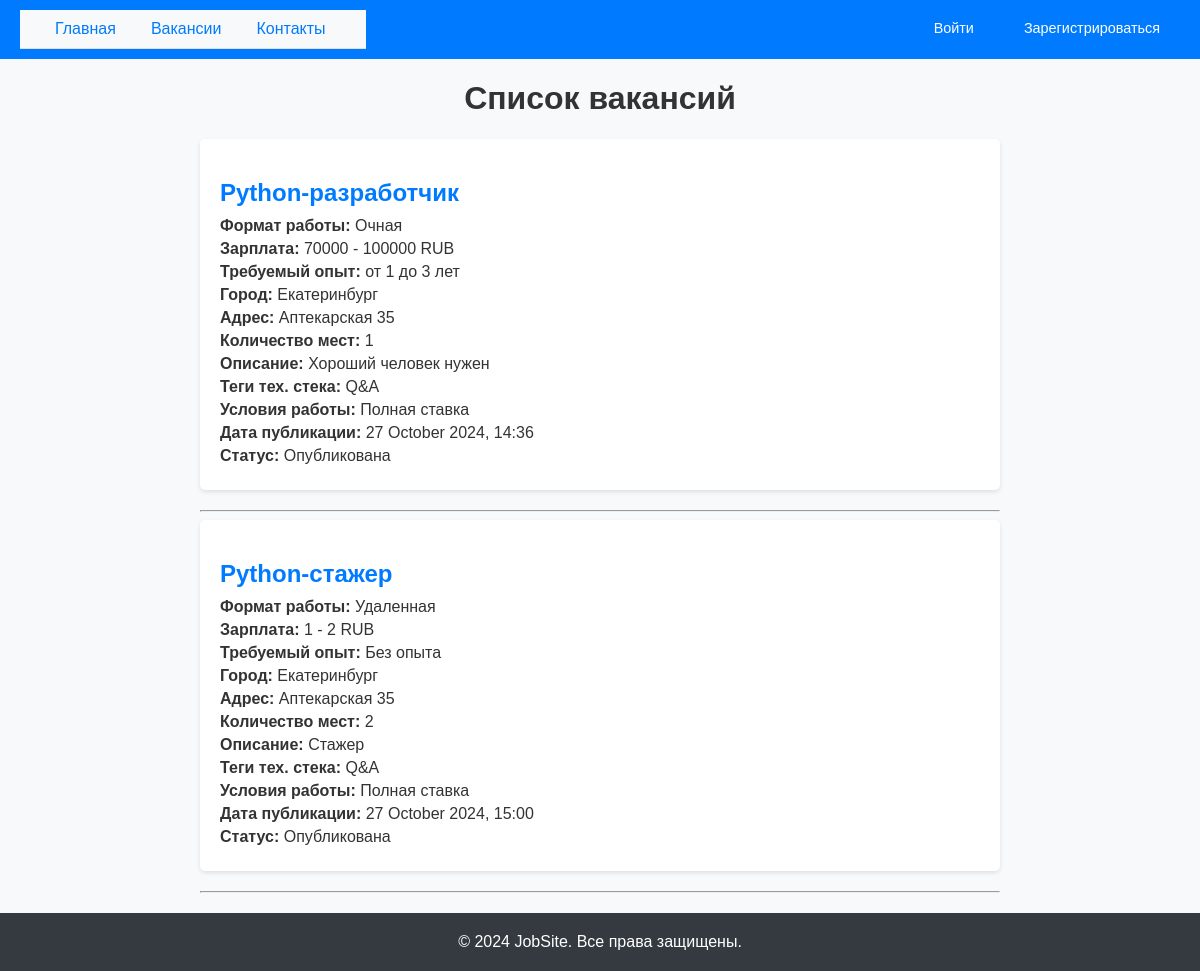
Page /vacancies/ on the committed database.
### api/models.py (models this page shows, shortened)
class Vacancy(models.Model):
    WORK_FORMAT_CHOICES = [
        ('remote', 'Удаленная'),
        ('hybrid', 'Гибридная'),
        ('onsite', 'Очная'),
    ]
    WORK_CONDITION_CHOICES = [
        ('full_time', 'Полная ставка'),
        ('part_time', 'Неполная ставка'),
        ('internship', 'Стажировка'),
        ('volunteering', 'Волонтерство'),
        ('one_time', 'Разовое задание'),
        ('project', 'Проектная работа'),
    ]
    CURRENCY_CHOICES = [
        ('RUB', 'RUB'),
        ('USD', 'USD'),
        ('EUR', 'EUR'),
    ]
    EXPERIENCE_CHOICES = [
        ('0', 'Без опыта'),
        ('1', 'До 1 года'),
        ('1-3', 'от 1 до 3 лет'),
        ('3-6', 'от 3 до 6 лет'),
        ('6', 'более 6 лет'),
    ]
    STATUS_CHOICES = [
        ('published', 'Опубликована'),
        ('archived', 'В архиве'),
        ('checking','На проверке'),
    ]
    title = models.CharField(max_length=255)
    work_format = models.CharField(max_length=10, choices=WORK_FORMAT_CHOICES, default='onsite')
    min_salary = models.PositiveIntegerField()
    max_salary = models.PositiveIntegerField()
    currency = models.CharField(max_length=3, choices=CURRENCY_CHOICES, default='RUB')
    experience = models.CharField(max_length=10, choices=EXPERIENCE_CHOICES, default='<1')
    city = models.CharField(max_length=255)
    address = models.CharField(max_length=255)
    number_of_openings = models.PositiveIntegerField()
    description = models.TextField()
    tech_stack_tags = models.ManyToManyField('TechStackTag', blank=True)
    work_condition_tags = models.CharField(
        max_length=20,
        choices=WORK_CONDITION_CHOICES,
        default='full_time'  # Значение по умолчанию
    )
    publication_date = models.DateTimeField(auto_now_add=True)  # Изменено на DateTimeField
    status = models.CharField(max_length=10, choices=STATUS_CHOICES, default='published')
    def formatted_publication_date(self):
        return self.publication_date.strftime('%d %B %Y, %H:%M')

class TechStackTag(models.Model):
    name = models.CharField(max_length=100, unique=True)

### api/views.py (the view)
# urls.py: path('vacancies/', vacancy_list, name='vacancy_list'),
def vacancy_list(request):
    vacancies = Vacancy.objects.all()
    return render(request, 'vacancy_list.html', {'vacancies': vacancies})

### templates/vacancy_list.html (shortened to what this page needs)
{% extends 'base.html' %}
{% block content %}
    <h1>Список вакансий</h1>
    <div class="vacancy-list">
        {% for vacancy in vacancies %}
        <div class="vacancy-item">
            <h2>{{ vacancy.title }}</h2>
            <p><strong>Формат работы:</strong> {{ vacancy.get_work_format_display }}</p>
            <p><strong>Зарплата:</strong> {{ vacancy.min_salary }} - {{ vacancy.max_salary }} {{ vacancy.currency }}</p>
            <p><strong>Требуемый опыт:</strong> {{ vacancy.get_experience_display }}</p>
            <p><strong>Город:</strong> {{ vacancy.city }}</p>
            <p><strong>Адрес:</strong> {{ vacancy.address }}</p>
            <p><strong>Количество мест:</strong> {{ vacancy.number_of_openings }}</p>
            <p><strong>Описание:</strong> {{ vacancy.description }}</p>
            <p><strong>Теги тех. стека:</strong>
                {% for tag in vacancy.tech_stack_tags.all %}
                    {{ tag.name }}{% if not forloop.last %}, {% endif %}
                {% endfor %}
            </p>
            <p><strong>Условия работы:</strong> {{ vacancy.get_work_condition_tags_display }}</p>
            <p><strong>Дата публикации:</strong> {{ vacancy.formatted_publication_date }}</p>
            <p><strong>Статус:</strong> {{ vacancy.get_status_display }}</p>
        </div>
        <hr>
        {% empty %}
        <p>Вакансий нет</p>
        {% endfor %}
    </div>
{% endblock %}

### static/css/styles.css (style rules this page uses)
body { font-family: Arial, sans-serif; background-color: #f8f9fa; margin: 0; padding: 0; color: #333; }
.vacancy-list { margin-top: 20px; }
.vacancy-item { background-color: #fff; border-radius: 5px; box-shadow: 0 2px 4px rgba(0, 0, 0, 0.1); padding: 20px; margin-bottom: 20px; text-align: left; }
.vacancy-item h2 { color: #007bff; margin-bottom: 10px; }
.vacancy-item p { margin: 5px 0; }

### rows in the picture
Vacancy: title "Python-разработчик", work_format "Очная", min_salary "70000", max_salary "100000", currency "RUB", experience "от 1 до 3 лет", city "Екатеринбург", address "Аптекарская 35", number_of_openings "1", description "Хороший человек нужен", work_condition_tags "Полная ставка", formatted_publication_date "27 October 2024, 14:36", status "Опубликована"
TechStackTag: name "Q&A"
Vacancy: title "Python-стажер", work_format "Удаленная", min_salary "1", max_salary "2", currency "RUB", experience "Без опыта", city "Екатеринбург", address "Аптекарская 35", number_of_openings "2", description "Стажер", work_condition_tags "Полная ставка", formatted_publication_date "27 October 2024, 15:00", status "Опубликована"
